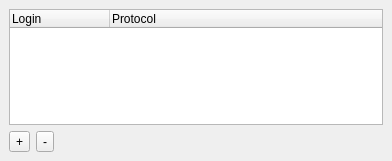
<ui version="4.0" >
 <author></author>
 <comment></comment>
 <exportmacro></exportmacro>
 <class>ManageAccount</class>
 <widget class="QDialog" name="ManageAccount" >
  <property name="geometry" >
   <rect>
    <x>0</x>
    <y>0</y>
    <width>392</width>
    <height>161</height>
   </rect>
  </property>
  <layout class="QGridLayout" >
   <property name="margin" >
    <number>9</number>
   </property>
   <property name="spacing" >
    <number>6</number>
   </property>
   <item row="0" column="0" colspan="3" >
    <widget class="QTreeWidget" name="accountList" >
     <column>
      <property name="text" >
       <string>Login</string>
      </property>
     </column>
     <column>
      <property name="text" >
       <string>Protocol</string>
      </property>
     </column>
    </widget>
   </item>
   <item row="1" column="2" >
    <spacer>
     <property name="orientation" >
      <enum>Qt::Horizontal</enum>
     </property>
     <property name="sizeHint" >
      <size>
       <width>40</width>
       <height>20</height>
      </size>
     </property>
    </spacer>
   </item>
   <item row="1" column="0" >
    <widget class="QToolButton" name="addButton" >
     <property name="text" >
      <string>+</string>
     </property>
     <property name="toolButtonStyle" >
      <enum>Qt::ToolButtonTextBesideIcon</enum>
     </property>
     <property name="arrowType" >
      <enum>Qt::NoArrow</enum>
     </property>
    </widget>
   </item>
   <item row="1" column="1" >
    <widget class="QToolButton" name="removeButton" >
     <property name="text" >
      <string>-</string>
     </property>
    </widget>
   </item>
  </layout>
 </widget>
 <pixmapfunction></pixmapfunction>
 <resources/>
 <connections/>
</ui>
